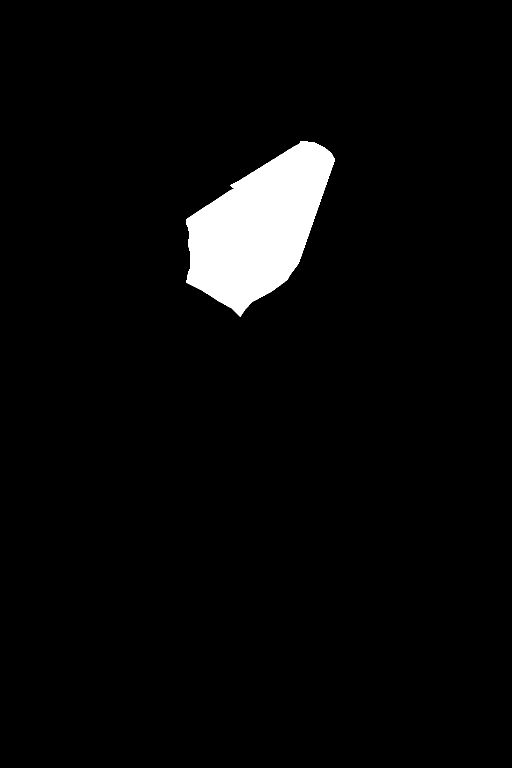
#> input picture Backend/base_models/front/masks/top.png, 1024 x 1536 px (shown at 1/2 size)
$ python create_refine_mask.py
#> lines starting #> are read from the running program, lines starting #| are printed output that depends on the picture; after the words box and inside, x2 and y2 are one past the last pixel; in counts of white or black regions, pixels touching at a corner belong together
import cv2
import numpy as np
import os

TOP = "../base_models/front/masks/top.png"
BOTTOM = "../base_models/front/masks/bottom.png"
BLOUSE = "../base_models/front/masks/blouse.png"
PALLU = "../base_models/front/masks/pallu.png"

OUTPUT = "../outputs/refine_mask.png"


def load_mask(path, shape):
    mask = cv2.imread(path, cv2.IMREAD_GRAYSCALE)

    if mask is None:
        raise FileNotFoundError(path)

    if mask.shape != shape:
        mask = cv2.resize(
            mask,
            (shape[1], shape[0]),
            interpolation=cv2.INTER_NEAREST
        )

    return mask


def main():
    first = cv2.imread(TOP, cv2.IMREAD_GRAYSCALE)
#> first: shape (1536, 1024); 3.8% white; 1 white region, box (x1, y1, x2, y2) and area: (373, 282, 669, 634) 60270

    if first is None:
        raise FileNotFoundError(TOP)

    shape = first.shape
#> shape = (1536, 1024)

    top = load_mask(TOP, shape)
    bottom = load_mask(BOTTOM, shape)
#> call 2 of load_mask, with path = '../base_models/front/masks/bottom.png', shape = (1536, 1024)
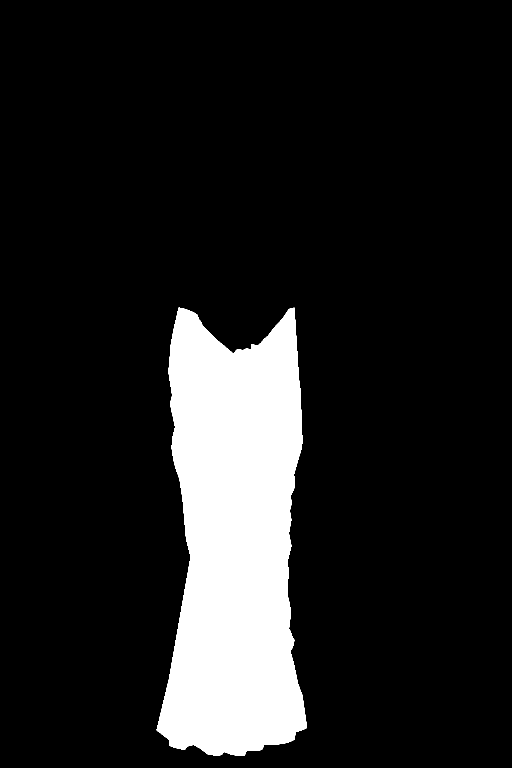
#> input picture Backend/base_models/front/masks/bottom.png, 1024 x 1536 px (shown at 1/2 size)
#> in load_mask (call 2), `mask = cv2.imread(path, cv2.IMREAD_GRAYSCALE)`: mask: shape (1536, 1024); 12.8% white; 1 white region, box (x1, y1, x2, y2) and area: (313, 615, 613, 1512) 201779
    blouse = load_mask(BLOUSE, shape)
#> call 3 of load_mask, with path = '../base_models/front/masks/blouse.png', shape = (1536, 1024)
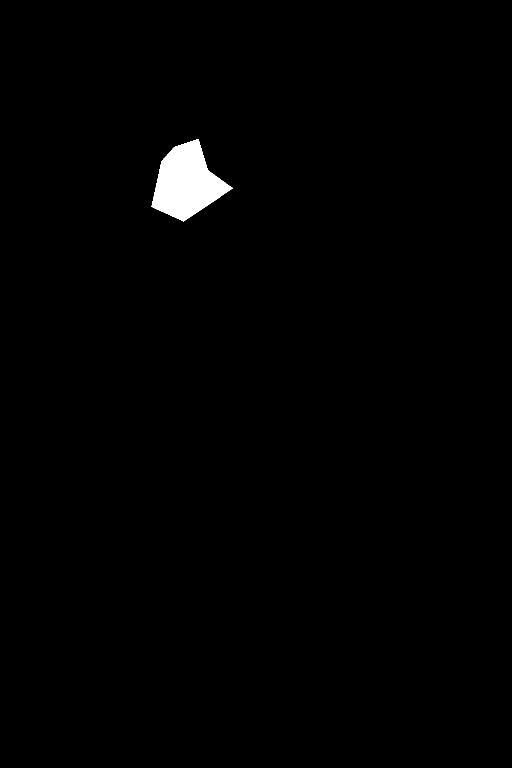
#> input picture Backend/base_models/front/masks/blouse.png, 1024 x 1536 px (shown at 1/2 size)
#> in load_mask (call 3), `mask = cv2.imread(path, cv2.IMREAD_GRAYSCALE)`: mask: shape (1536, 1024); 0.96% white; 1 white region, box (x1, y1, x2, y2) and area: (303, 278, 466, 443) 15110
    pallu = load_mask(PALLU, shape)
#> call 4 of load_mask, with path = '../base_models/front/masks/pallu.png', shape = (1536, 1024)
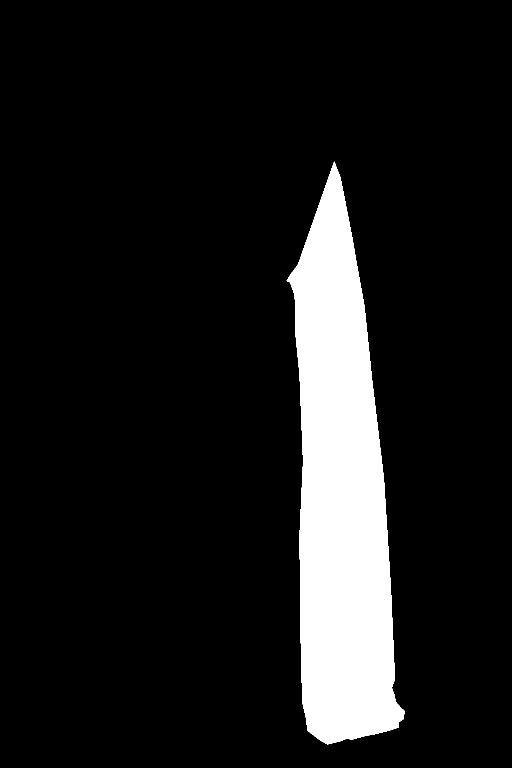
#> input picture Backend/base_models/front/masks/pallu.png, 1024 x 1536 px (shown at 1/2 size)
#> in load_mask (call 4), `mask = cv2.imread(path, cv2.IMREAD_GRAYSCALE)`: mask: shape (1536, 1024); 10.7% white; 1 white region, box (x1, y1, x2, y2) and area: (573, 323, 809, 1489) 168981

    mask = cv2.bitwise_or(top, bottom)
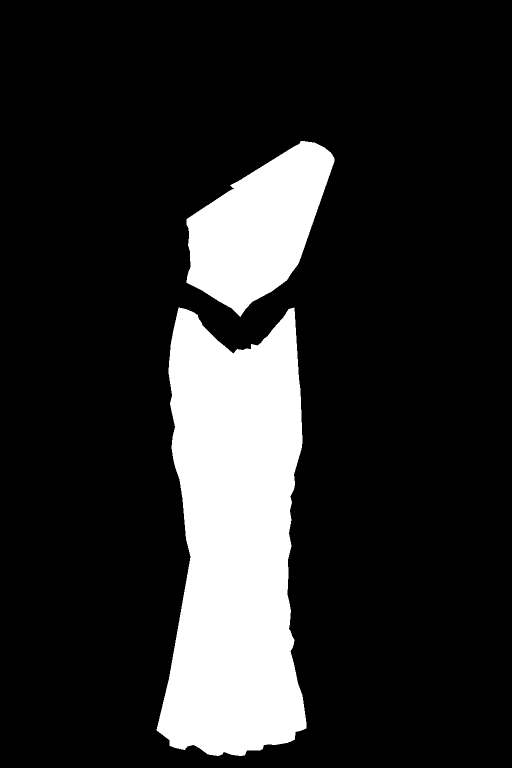
#> mask: shape (1536, 1024) (shown at 1/2 size); 16.7% white; 2 white regions, box (x1, y1, x2, y2) and area: (313, 615, 613, 1512) 201779, (373, 282, 669, 634) 60270
    mask = cv2.bitwise_or(mask, blouse)
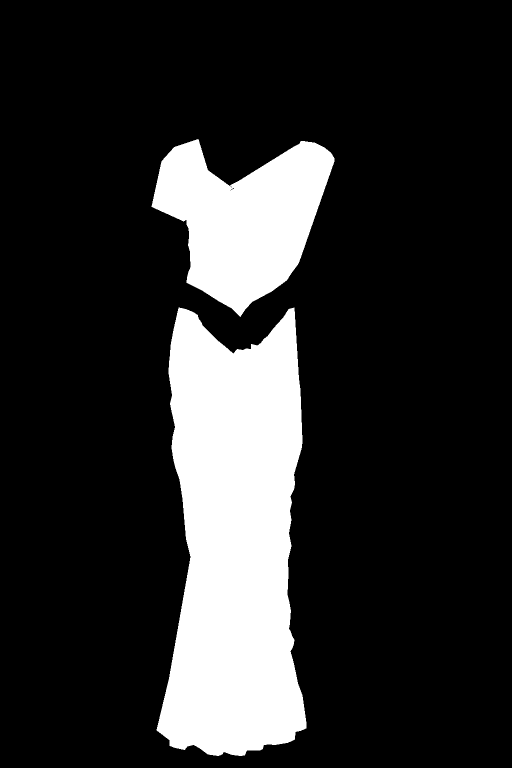
#> mask: shape (1536, 1024) (shown at 1/2 size); 17.6% white; 2 white regions, box (x1, y1, x2, y2) and area: (313, 615, 613, 1512) 201779, (303, 278, 669, 634) 75337
    mask = cv2.bitwise_or(mask, pallu)
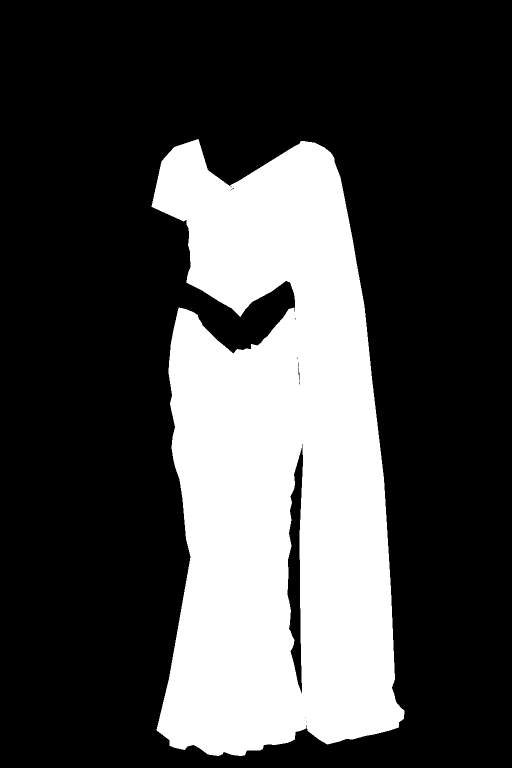
#> mask: shape (1536, 1024) (shown at 1/2 size); 28.3% white; 1 white region, box (x1, y1, x2, y2) and area: (303, 278, 809, 1512) 445749

    # Slight expansion so refinement can smooth tiny seams.
    kernel = np.ones((7, 7), np.uint8)

    mask = cv2.dilate(
        mask,
        kernel,
        iterations=1
    )
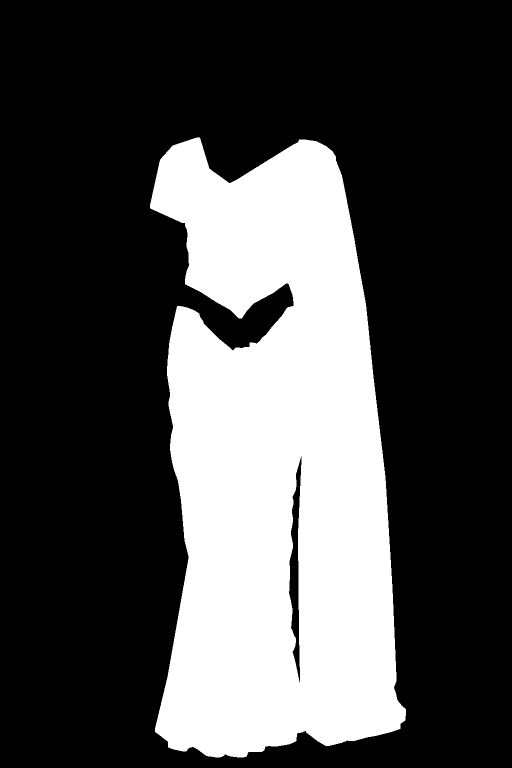
#> mask: shape (1536, 1024) (shown at 1/2 size); 29.5% white; 1 white region, box (x1, y1, x2, y2) and area: (300, 275, 812, 1515) 463428

    # Soft edge.
    mask = cv2.GaussianBlur(
        mask,
        (7, 7),
        0
    )

    os.makedirs("../outputs", exist_ok=True)

    cv2.imwrite(
        OUTPUT,
        mask
    )

    print("✅ Refinement mask created")
    print("Saved:", OUTPUT)


if __name__ == "__main__":
    main()
